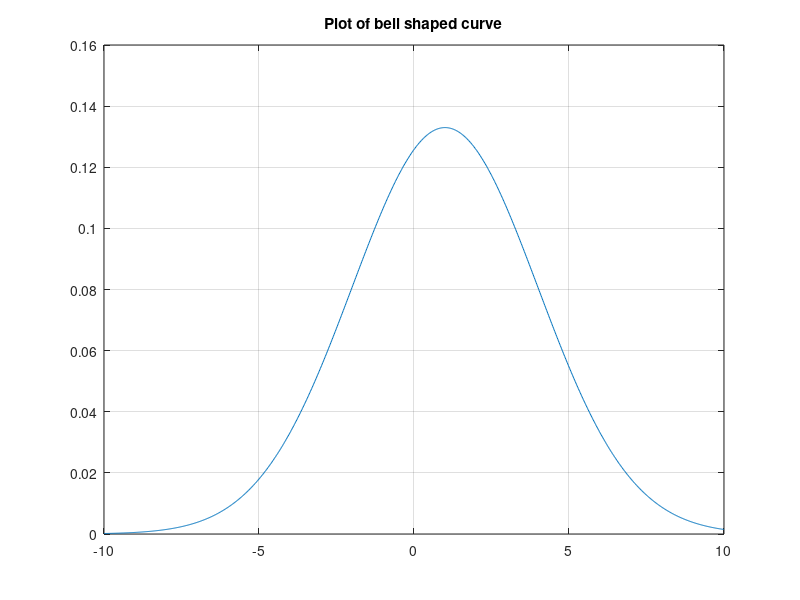

MATLAB code to generate this figure:
% MATH2089: File = exnpdf.m
% Anonymous function for normal PDF
npdf = @(x, mu, sig) (1/(sig*sqrt(2*pi)))*exp(-(x-mu).^2/(2*sig^2))

% Usage to plot normal PDF
figure(1)
x = linspace(-10,10,1001);
f = npdf(x, 1, 3);
plot(x, f);
grid on
title('Plot of bell shaped curve')